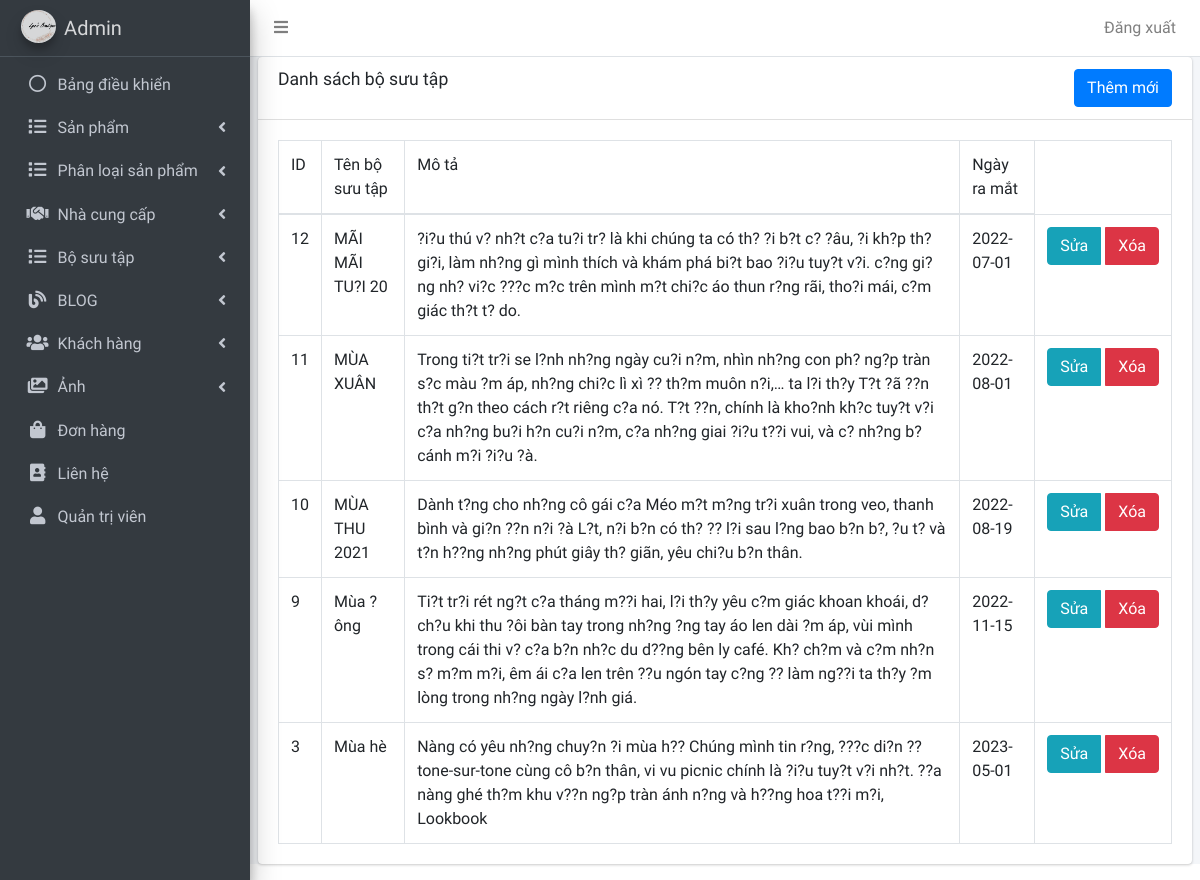
Before: /admin/bo_suu_tap/danh_sach.php (signed in) with the older database file.
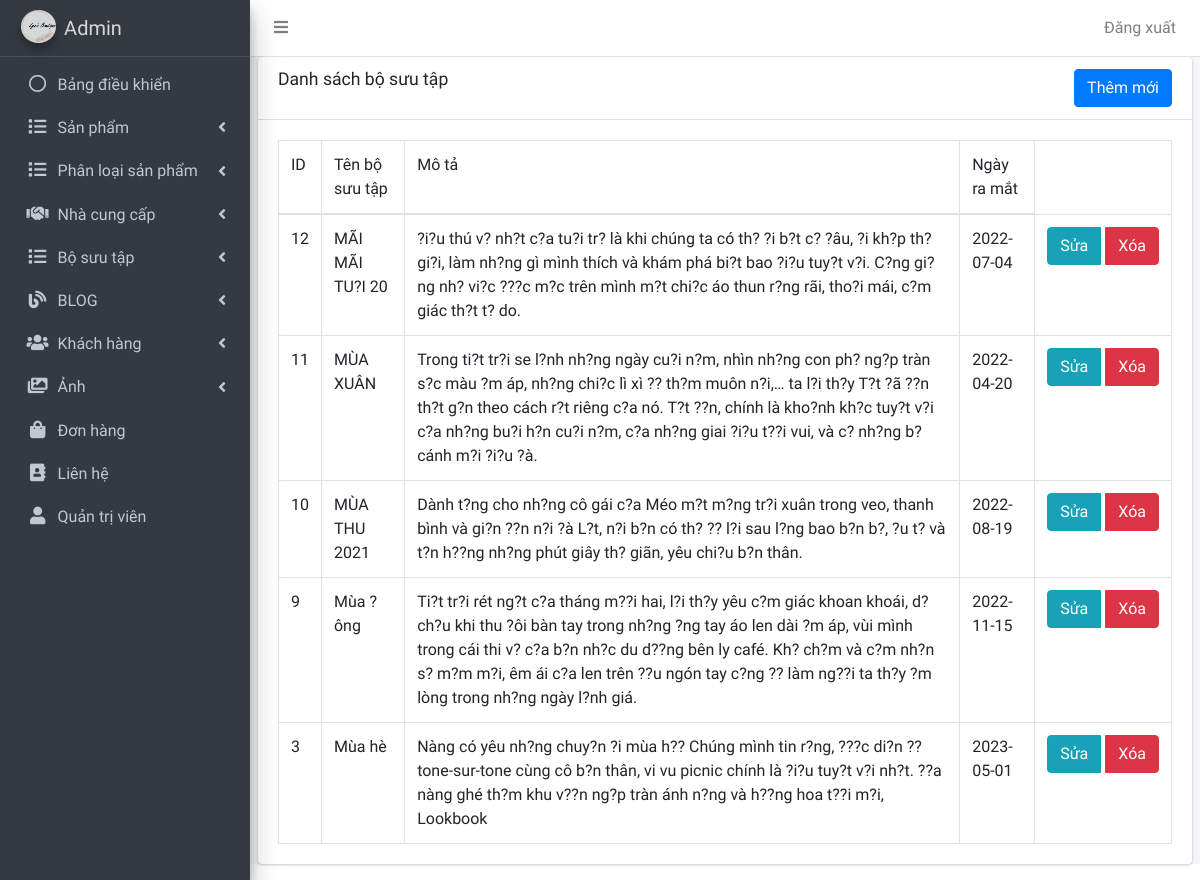
After: the same page with the newer database file.
### tables this page shows
CREATE TABLE `tbl_bo_suu_tap` (
  `id_bst` int(11) NOT NULL,
  `ten_bst` varchar(255) NOT NULL,
  `ngay_ra_mat` date NOT NULL,
  `mo_ta` text NOT NULL
);

### admin/bo_suu_tap/danh_sach.php (the view, shortened to what this page needs)
<!DOCTYPE html>
<html>
<head>
  <?php include('../includes/head.php') ?>
</head>
<body class="hold-transition sidebar-mini layout-fixed">
<div class="wrapper">
	<?php include('../includes/header.php') ?>
	<?php include('../includes/sidebar.php') ?>
	<?php include('../includes/ket_noi.php') ?>
	<div class="content-wrapper">
		<section class="content">
			<div class="card">
				<div class="card-header">
					<h3 class="card-title">Danh sách bộ sưu tập</h3>
					<div class="float-right">
						<a class="btn btn-primary" href="them.php">Thêm mới</a>
					</div>
				</div>
				<div class="card-body">
					<table class="table table-bordered">
						<thead>
						<tr>
						 	<td>ID</td>
							<td>Tên bộ sưu tập</td>
							<td>Mô tả</td>
							<td>Ngày ra mắt</td>
						</tr>
						</thead>
						<tbody>
							<?php
							$sql = "
								SELECT *
								FROM tbl_bo_suu_tap
								ORDER BY id_bst DESC
							";
							$khach_hang = mysqli_query($ket_noi, $sql);
							while ($row = mysqli_fetch_array($khach_hang)) {
							?>
						    <tr>
						     	<td>
									<?php echo $row["id_bst"];?>
								</td>
								<td>
									<?php echo $row["ten_bst"];?>
								</td>
								<td>
									<?php echo $row["mo_ta"];?>
								</td>
								<td>
									<?php echo $row["ngay_ra_mat"];?>
								</td>
								<td>
									<div class="btn-group" style="gap:5px">
									<a href="sua.php?id=<?php echo $row["id_bst"];?>" class="btn btn-info">Sửa</a>
									<a href="xoa.php?id=<?php echo $row["id_bst"];?>" class="btn btn-danger">Xóa</a>
									</div>
								</td>
						    </tr>
						<?php } ?>
						</tbody>
					</table>
				</div>
            </div>
		</section>
		</div>
	</div>
</body>
</html>

Changed rows visible on the page:
changed tbl_bo_suu_tap "MÃI MÃI TU?I 20": mo_ta "…bao ?i?u tuy?t v?i. c?ng gi?ng nh? vi?c ???c…" → "…bao ?i?u tuy?t v?i. C?ng gi?ng nh? vi?c ???c…"; ngay_ra_mat "2022-07-01" → "2022-07-04"
changed tbl_bo_suu_tap "MÙA XUÂN": ngay_ra_mat "2022-08-01" → "2022-04-20"
